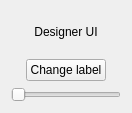
<?xml version="1.0" encoding="UTF-8"?>
<ui version="4.0">
 <class>Form</class>
 <widget class="QWidget" name="Form">
  <property name="geometry">
   <rect>
    <x>0</x>
    <y>0</y>
    <width>132</width>
    <height>113</height>
   </rect>
  </property>
  <property name="windowTitle">
   <string>06 Designer UI</string>
  </property>
  <layout class="QVBoxLayout" name="verticalLayout">
   <item>
    <widget class="QLabel" name="label">
     <property name="text">
      <string>Designer UI</string>
     </property>
     <property name="alignment">
      <set>Qt::AlignmentFlag::AlignCenter</set>
     </property>
    </widget>
   </item>
   <item alignment="Qt::AlignmentFlag::AlignHCenter">
    <widget class="QPushButton" name="button">
     <property name="text">
      <string>Change label</string>
     </property>
    </widget>
   </item>
   <item>
    <widget class="QSlider" name="slider">
     <property name="orientation">
      <enum>Qt::Orientation::Horizontal</enum>
     </property>
    </widget>
   </item>
  </layout>
 </widget>
 <resources/>
 <connections/>
</ui>
